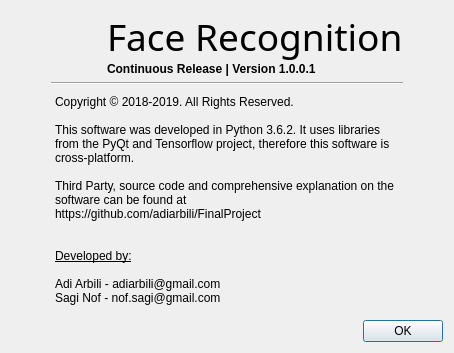
<?xml version="1.0" encoding="UTF-8"?>
<ui version="4.0">
 <class>Dialog</class>
 <widget class="QDialog" name="Dialog">
  <property name="geometry">
   <rect>
    <x>0</x>
    <y>0</y>
    <width>454</width>
    <height>353</height>
   </rect>
  </property>
  <property name="sizePolicy">
   <sizepolicy hsizetype="Minimum" vsizetype="Minimum">
    <horstretch>0</horstretch>
    <verstretch>0</verstretch>
   </sizepolicy>
  </property>
  <property name="minimumSize">
   <size>
    <width>454</width>
    <height>353</height>
   </size>
  </property>
  <property name="maximumSize">
   <size>
    <width>454</width>
    <height>353</height>
   </size>
  </property>
  <property name="windowTitle">
   <string>About Face Recognition</string>
  </property>
  <layout class="QVBoxLayout" name="verticalLayout_2">
   <item>
    <layout class="QVBoxLayout" name="verticalLayout">
     <item>
      <layout class="QGridLayout" name="gridLayout">
       <property name="leftMargin">
        <number>40</number>
       </property>
       <property name="rightMargin">
        <number>40</number>
       </property>
       <item row="0" column="0" alignment="Qt::AlignRight">
        <widget class="QLabel" name="icon">
         <property name="text">
          <string>&lt;html&gt;&lt;head/&gt;&lt;body&gt;&lt;p&gt;&lt;img src=&quot;:/Icon/icon.ico&quot; width=&quot;50&quot; height=&quot;50&quot;/&gt;&lt;/p&gt;&lt;/body&gt;&lt;/html&gt;</string>
         </property>
        </widget>
       </item>
       <item row="0" column="1">
        <layout class="QVBoxLayout" name="Title">
         <property name="spacing">
          <number>0</number>
         </property>
         <item>
          <widget class="QLabel" name="title">
           <property name="sizePolicy">
            <sizepolicy hsizetype="Minimum" vsizetype="Minimum">
             <horstretch>0</horstretch>
             <verstretch>0</verstretch>
            </sizepolicy>
           </property>
           <property name="font">
            <font>
             <family>Bauhaus 93</family>
             <pointsize>28</pointsize>
            </font>
           </property>
           <property name="text">
            <string>Face Recognition</string>
           </property>
          </widget>
         </item>
         <item>
          <widget class="QLabel" name="release">
           <property name="sizePolicy">
            <sizepolicy hsizetype="Minimum" vsizetype="Minimum">
             <horstretch>0</horstretch>
             <verstretch>0</verstretch>
            </sizepolicy>
           </property>
           <property name="font">
            <font>
             <weight>75</weight>
             <bold>true</bold>
            </font>
           </property>
           <property name="text">
            <string>Continuous Release | Version 1.0.0.1</string>
           </property>
          </widget>
         </item>
        </layout>
       </item>
       <item row="1" column="0" colspan="2">
        <widget class="Line" name="line">
         <property name="orientation">
          <enum>Qt::Horizontal</enum>
         </property>
        </widget>
       </item>
       <item row="2" column="0" colspan="2">
        <widget class="QTextBrowser" name="content">
         <property name="sizePolicy">
          <sizepolicy hsizetype="Minimum" vsizetype="Expanding">
           <horstretch>0</horstretch>
           <verstretch>0</verstretch>
          </sizepolicy>
         </property>
         <property name="styleSheet">
          <string notr="true">background: transparent;</string>
         </property>
         <property name="frameShape">
          <enum>QFrame::NoFrame</enum>
         </property>
         <property name="html">
          <string>&lt;!DOCTYPE HTML PUBLIC &quot;-//W3C//DTD HTML 4.0//EN&quot; &quot;http://www.w3.org/TR/REC-html40/strict.dtd&quot;&gt;
&lt;html&gt;&lt;head&gt;&lt;meta name=&quot;qrichtext&quot; content=&quot;1&quot; /&gt;&lt;style type=&quot;text/css&quot;&gt;
p, li { white-space: pre-wrap; }
&lt;/style&gt;&lt;/head&gt;&lt;body style=&quot; font-family:'MS Shell Dlg 2'; font-size:7.8pt; font-weight:400; font-style:normal;&quot;&gt;
&lt;p style=&quot; margin-top:0px; margin-bottom:0px; margin-left:0px; margin-right:0px; -qt-block-indent:0; text-indent:0px;&quot;&gt;&lt;span style=&quot; font-size:9pt;&quot;&gt;Copyright © 2018-2019. All Rights Reserved.&lt;/span&gt;&lt;/p&gt;
&lt;p style=&quot;-qt-paragraph-type:empty; margin-top:0px; margin-bottom:0px; margin-left:0px; margin-right:0px; -qt-block-indent:0; text-indent:0px; font-size:9pt;&quot;&gt;&lt;br /&gt;&lt;/p&gt;
&lt;p style=&quot; margin-top:0px; margin-bottom:0px; margin-left:0px; margin-right:0px; -qt-block-indent:0; text-indent:0px;&quot;&gt;&lt;span style=&quot; font-size:9pt;&quot;&gt;This software was developed in Python 3.6.2. It uses libraries from the PyQt and Tensorflow project, therefore this software is cross-platform.&lt;/span&gt;&lt;/p&gt;
&lt;p style=&quot;-qt-paragraph-type:empty; margin-top:0px; margin-bottom:0px; margin-left:0px; margin-right:0px; -qt-block-indent:0; text-indent:0px; font-size:9pt;&quot;&gt;&lt;br /&gt;&lt;/p&gt;
&lt;p style=&quot; margin-top:0px; margin-bottom:0px; margin-left:0px; margin-right:0px; -qt-block-indent:0; text-indent:0px;&quot;&gt;&lt;span style=&quot; font-size:9pt;&quot;&gt;Third Party, source code and comprehensive explanation on the software can be found at &lt;/span&gt;&lt;/p&gt;
&lt;p style=&quot; margin-top:0px; margin-bottom:0px; margin-left:0px; margin-right:0px; -qt-block-indent:0; text-indent:0px;&quot;&gt;&lt;span style=&quot; font-size:9pt;&quot;&gt;https://github.com/adiarbili/FinalProject&lt;/span&gt;&lt;/p&gt;
&lt;p style=&quot;-qt-paragraph-type:empty; margin-top:0px; margin-bottom:0px; margin-left:0px; margin-right:0px; -qt-block-indent:0; text-indent:0px; font-size:9pt;&quot;&gt;&lt;br /&gt;&lt;/p&gt;
&lt;p style=&quot;-qt-paragraph-type:empty; margin-top:0px; margin-bottom:0px; margin-left:0px; margin-right:0px; -qt-block-indent:0; text-indent:0px; font-size:9pt;&quot;&gt;&lt;br /&gt;&lt;/p&gt;
&lt;p style=&quot; margin-top:0px; margin-bottom:0px; margin-left:0px; margin-right:0px; -qt-block-indent:0; text-indent:0px;&quot;&gt;&lt;span style=&quot; font-size:9pt; text-decoration: underline;&quot;&gt;Developed by:&lt;/span&gt;&lt;/p&gt;
&lt;p style=&quot;-qt-paragraph-type:empty; margin-top:0px; margin-bottom:0px; margin-left:0px; margin-right:0px; -qt-block-indent:0; text-indent:0px; font-size:9pt; text-decoration: underline;&quot;&gt;&lt;br /&gt;&lt;/p&gt;
&lt;p style=&quot; margin-top:0px; margin-bottom:0px; margin-left:0px; margin-right:0px; -qt-block-indent:0; text-indent:0px;&quot;&gt;&lt;span style=&quot; font-size:9pt;&quot;&gt;Adi Arbili - adiarbili@gmail.com&lt;/span&gt;&lt;/p&gt;
&lt;p style=&quot; margin-top:0px; margin-bottom:0px; margin-left:0px; margin-right:0px; -qt-block-indent:0; text-indent:0px;&quot;&gt;&lt;span style=&quot; font-size:9pt;&quot;&gt;Sagi Nof - nof.sagi@gmail.com&lt;/span&gt;&lt;/p&gt;&lt;/body&gt;&lt;/html&gt;</string>
         </property>
        </widget>
       </item>
      </layout>
     </item>
     <item alignment="Qt::AlignRight">
      <widget class="QPushButton" name="ok">
       <property name="text">
        <string>OK</string>
       </property>
      </widget>
     </item>
    </layout>
   </item>
  </layout>
 </widget>
 <resources>
  <include location="guiResource.qrc"/>
 </resources>
 <connections/>
</ui>
